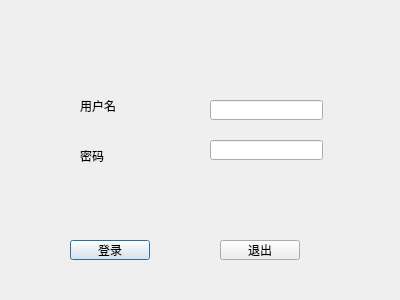
<?xml version="1.0" encoding="UTF-8"?>
<ui version="4.0">
 <class>LoginDialog</class>
 <widget class="QDialog" name="LoginDialog">
  <property name="geometry">
   <rect>
    <x>0</x>
    <y>0</y>
    <width>400</width>
    <height>300</height>
   </rect>
  </property>
  <property name="windowTitle">
   <string>Dialog</string>
  </property>
  <widget class="QLabel" name="label">
   <property name="geometry">
    <rect>
     <x>80</x>
     <y>100</y>
     <width>54</width>
     <height>12</height>
    </rect>
   </property>
   <property name="text">
    <string>用户名</string>
   </property>
  </widget>
  <widget class="QLabel" name="label_2">
   <property name="geometry">
    <rect>
     <x>80</x>
     <y>150</y>
     <width>54</width>
     <height>12</height>
    </rect>
   </property>
   <property name="text">
    <string>密码</string>
   </property>
  </widget>
  <widget class="QLineEdit" name="usrLineEdit">
   <property name="geometry">
    <rect>
     <x>210</x>
     <y>100</y>
     <width>113</width>
     <height>20</height>
    </rect>
   </property>
   <property name="placeholderText">
    <string/>
   </property>
  </widget>
  <widget class="QLineEdit" name="pwdLineEdit">
   <property name="geometry">
    <rect>
     <x>210</x>
     <y>140</y>
     <width>113</width>
     <height>20</height>
    </rect>
   </property>
   <property name="echoMode">
    <enum>QLineEdit::Password</enum>
   </property>
  </widget>
  <widget class="QPushButton" name="loginBtn">
   <property name="geometry">
    <rect>
     <x>70</x>
     <y>240</y>
     <width>80</width>
     <height>20</height>
    </rect>
   </property>
   <property name="text">
    <string>登录</string>
   </property>
  </widget>
  <widget class="QPushButton" name="exitBtn">
   <property name="geometry">
    <rect>
     <x>220</x>
     <y>240</y>
     <width>80</width>
     <height>20</height>
    </rect>
   </property>
   <property name="text">
    <string>退出</string>
   </property>
  </widget>
 </widget>
 <resources/>
 <connections>
  <connection>
   <sender>exitBtn</sender>
   <signal>clicked()</signal>
   <receiver>LoginDialog</receiver>
   <slot>close()</slot>
   <hints>
    <hint type="sourcelabel">
     <x>259</x>
     <y>249</y>
    </hint>
    <hint type="destinationlabel">
     <x>199</x>
     <y>149</y>
    </hint>
   </hints>
  </connection>
 </connections>
</ui>
